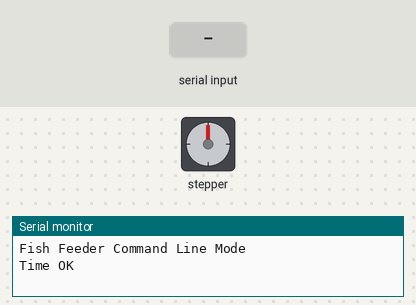
Recording of a sketch running on a simulated Arduino Uno, built with avr-gcc and run on an emulated ATmega328P. On the bench: stepper motor, the last lines printed to the serial monitor. Wiring (inferred from the names in the program): stepper motor driver (200 steps per turn assumed): step pin 2; direction pin 3; enable pin 4. The test bench sets the inputs (shaded band). The local clock reads 2024-03-15 10:24:30 at power-on unless the sketch sets it.

Above: at 1.4 s.
1.5 s: "t" received over Serial
At 2.66 s:
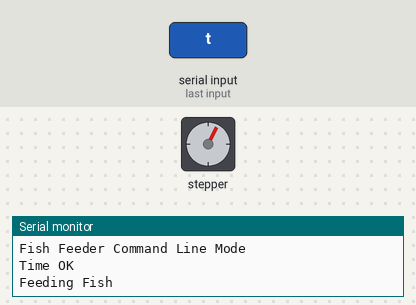
At 3.26 s:
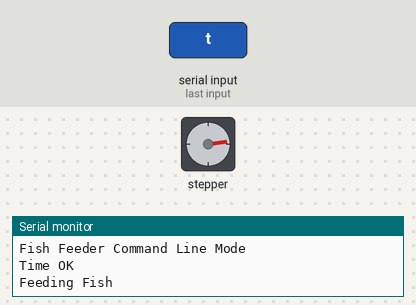
Timing chart, 0 to 16.5 s (numbered marks = the images above; inputs shaded):
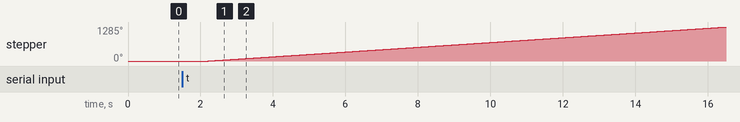

Measured:
- after the input at 1.5 s, stepper: keeps turning clockwise at about 90°/s, starting after 0.71 s

The sketch:

FishFeeder.ino
```cpp
#include <Wire.h>
#include <Time.h>
#include <TimeAlarms.h>
#include <DS1307RTC.h>

int stepPin = 2;
int directionPin = 3;
int enablePin = 4;
int a = 0;
int time = 0;
char c;
tmElements_t tm;

void setup()
{
  pinMode(stepPin, OUTPUT);
  pinMode(directionPin, OUTPUT);
  pinMode(enablePin, OUTPUT);
  time = 60*60*1000;
  Serial.begin(9600);
  while (!Serial) ;
  delay(200);
  Serial.println("Fish Feeder Command Line Mode");
  getTime();
  Alarm.alarmRepeat(6,00,0, FeedAlarm);
  Alarm.alarmRepeat(6,30,0, FeedAlarm);
  Alarm.alarmRepeat(7,00,0, FeedAlarm);
  Alarm.alarmRepeat(7,30,0, FeedAlarm);
  Alarm.alarmRepeat(8,00,0, FeedAlarm);
  Alarm.alarmRepeat(8,30,0, FeedAlarm);
  Alarm.alarmRepeat(9,00,0, FeedAlarm);
  Alarm.alarmRepeat(9,30,0, FeedAlarm);
  Alarm.alarmRepeat(10,00,0, FeedAlarm);
  Alarm.alarmRepeat(10,30,0, FeedAlarm);
  Alarm.alarmRepeat(11,00,0, FeedAlarm);
  Alarm.alarmRepeat(11,30,0, FeedAlarm);
  Alarm.alarmRepeat(12,00,0, FeedAlarm);
  Alarm.alarmRepeat(12,30,0, FeedAlarm);
  Alarm.alarmRepeat(13,00,0, FeedAlarm);
  Alarm.alarmRepeat(13,30,0, FeedAlarm);
  Alarm.alarmRepeat(14,00,0, FeedAlarm);
  Alarm.alarmRepeat(14,30,0, FeedAlarm);
  Alarm.alarmRepeat(15,00,0, FeedAlarm);
  Alarm.alarmRepeat(15,30,0, FeedAlarm);
  Alarm.alarmRepeat(16,00,0, FeedAlarm);
  Alarm.alarmRepeat(16,30,0, FeedAlarm);
  Alarm.alarmRepeat(17,00,0, FeedAlarm);
  Alarm.alarmRepeat(17,30,0, FeedAlarm);
  Alarm.alarmRepeat(18,00,0, FeedAlarm);
  Alarm.alarmRepeat(18,30,0, FeedAlarm);
  Alarm.alarmRepeat(19,00,0, FeedAlarm);
  Alarm.alarmRepeat(19,30,0, FeedAlarm);
  Alarm.alarmRepeat(20,00,0, FeedAlarm);
  Alarm.alarmRepeat(20,30,0, FeedAlarm);
  Alarm.alarmRepeat(21,00,0, FeedAlarm);
  Alarm.alarmRepeat(21,30,0, FeedAlarm);
  Alarm.alarmRepeat(00,00,0, getTime);
}


void loop()
{
  Alarm.delay(1000);
  checkCommandLine();
}

void FeedAlarm() {
  feedFish();
}

void feedFish() {
  Serial.println("Feeding Fish");
  makeStep(192*4);
}

void makeStep(int numberOfSteps) {
  digitalWrite(enablePin, LOW);
  while (a <  numberOfSteps)   {
    digitalWrite(directionPin, HIGH);
    a++;
    digitalWrite(stepPin, HIGH);
    delay(10);
    digitalWrite(stepPin, LOW);
    delay(10);
   }
   digitalWrite(enablePin, HIGH);
   a=0;
}

void getTime() {
  if (RTC.read(tm)) {
    Serial.println("Time OK");
    setTime(tm.Hour,tm.Minute,tm.Second,tm.Day,tm.Month,tm.Year);
  } else {
    Serial.println("DS1307 read error!  Replace Device!");
  }
}

void printTime() {
    print2digits(tm.Hour);
    Serial.write(':');
    print2digits(tm.Minute);
    Serial.write(':');
    print2digits(tm.Second);
    Serial.print(", Date (D/M/Y) = ");
    Serial.print(tm.Day);
    Serial.write('/');
    Serial.print(tm.Month);
    Serial.write('/');
    Serial.print(tmYearToCalendar(tm.Year));
    Serial.println();
}

void print2digits(int number) {
  if (number >= 0 && number < 10) {
    Serial.write('0');
  }
  Serial.print(number);
}

void checkCommandLine() {
  while (Serial.available()) {
    c = Serial.read();
  }
  if (c == 't' ) {
    FeedAlarm();
    Serial.println("Manually Feed!");
  }  if (c == 'p' ) {
    printTime();
  } if (c == 'b' ) {
    printBattery();
  }
  c = 'a';
}

void printBattery() {
  int sensorValue = analogRead(A1);
  float voltage = sensorValue * (5.0 / 1023.0);
  Serial.print("Battery Voltage:");
  Serial.print(voltage);
  Serial.println("V");
}
```
